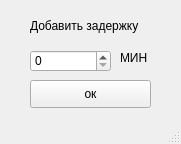
<?xml version="1.0" encoding="UTF-8"?>
<ui version="4.0">
 <class>MainWindow</class>
 <widget class="QMainWindow" name="MainWindow">
  <property name="geometry">
   <rect>
    <x>0</x>
    <y>0</y>
    <width>181</width>
    <height>144</height>
   </rect>
  </property>
  <property name="windowTitle">
   <string>MainWindow</string>
  </property>
  <widget class="QWidget" name="centralwidget">
   <widget class="QLabel" name="label_1">
    <property name="geometry">
     <rect>
      <x>30</x>
      <y>10</y>
      <width>151</width>
      <height>31</height>
     </rect>
    </property>
    <property name="text">
     <string>Добавить задержку</string>
    </property>
   </widget>
   <widget class="QPushButton" name="but_ok">
    <property name="geometry">
     <rect>
      <x>30</x>
      <y>80</y>
      <width>121</width>
      <height>28</height>
     </rect>
    </property>
    <property name="text">
     <string>ок</string>
    </property>
   </widget>
   <widget class="QSpinBox" name="spinBox">
    <property name="geometry">
     <rect>
      <x>30</x>
      <y>50</y>
      <width>81</width>
      <height>22</height>
     </rect>
    </property>
   </widget>
   <widget class="QLabel" name="label">
    <property name="geometry">
     <rect>
      <x>120</x>
      <y>50</y>
      <width>31</width>
      <height>16</height>
     </rect>
    </property>
    <property name="text">
     <string>МИН</string>
    </property>
   </widget>
  </widget>
  <widget class="QStatusBar" name="statusbar"/>
 </widget>
 <resources/>
 <connections/>
</ui>
